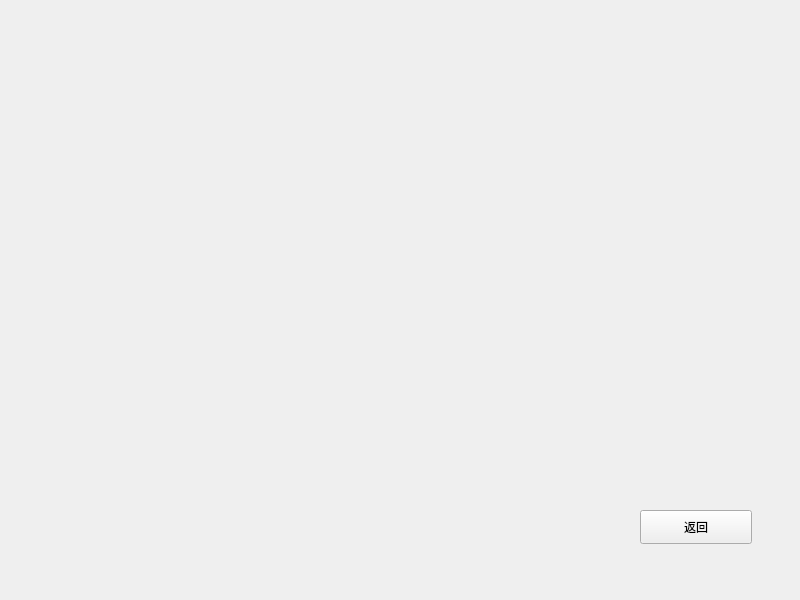
<?xml version="1.0" encoding="UTF-8"?>
<ui version="4.0">
 <class>KongBai</class>
 <widget class="QMainWindow" name="KongBai">
  <property name="geometry">
   <rect>
    <x>0</x>
    <y>0</y>
    <width>800</width>
    <height>600</height>
   </rect>
  </property>
  <property name="windowTitle">
   <string>MainWindow</string>
  </property>
  <widget class="QWidget" name="centralwidget">
   <widget class="QPushButton" name="ReturnBt">
    <property name="geometry">
     <rect>
      <x>640</x>
      <y>510</y>
      <width>112</width>
      <height>34</height>
     </rect>
    </property>
    <property name="text">
     <string>返回</string>
    </property>
   </widget>
  </widget>
 </widget>
 <resources/>
 <connections/>
</ui>
